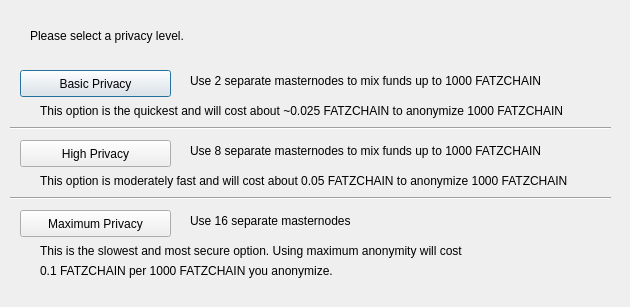
<?xml version="1.0" encoding="UTF-8"?>
<ui version="4.0">
 <class>DarksendConfig</class>
 <widget class="QDialog" name="DarksendConfig">
  <property name="geometry">
   <rect>
    <x>0</x>
    <y>0</y>
    <width>630</width>
    <height>307</height>
   </rect>
  </property>
  <property name="windowTitle">
   <string>Configure Darksend</string>
  </property>
  <widget class="QPushButton" name="buttonBasic">
   <property name="geometry">
    <rect>
     <x>20</x>
     <y>70</y>
     <width>151</width>
     <height>27</height>
    </rect>
   </property>
   <property name="text">
    <string>Basic Privacy</string>
   </property>
  </widget>
  <widget class="QPushButton" name="buttonHigh">
   <property name="geometry">
    <rect>
     <x>20</x>
     <y>140</y>
     <width>151</width>
     <height>27</height>
    </rect>
   </property>
   <property name="text">
    <string>High Privacy</string>
   </property>
  </widget>
  <widget class="QPushButton" name="buttonMax">
   <property name="geometry">
    <rect>
     <x>20</x>
     <y>210</y>
     <width>151</width>
     <height>27</height>
    </rect>
   </property>
   <property name="text">
    <string>Maximum Privacy</string>
   </property>
  </widget>
  <widget class="QLabel" name="label">
   <property name="geometry">
    <rect>
     <x>30</x>
     <y>20</y>
     <width>571</width>
     <height>31</height>
    </rect>
   </property>
   <property name="text">
    <string>Please select a privacy level.</string>
   </property>
  </widget>
  <widget class="QLabel" name="label_2">
   <property name="geometry">
    <rect>
     <x>190</x>
     <y>70</y>
     <width>421</width>
     <height>21</height>
    </rect>
   </property>
   <property name="text">
    <string>Use 2 separate masternodes to mix funds up to 1000 FATZCHAIN</string>
   </property>
  </widget>
  <widget class="QLabel" name="label_3">
   <property name="geometry">
    <rect>
     <x>190</x>
     <y>140</y>
     <width>411</width>
     <height>21</height>
    </rect>
   </property>
   <property name="text">
    <string>Use 8 separate masternodes to mix funds up to 1000 FATZCHAIN</string>
   </property>
  </widget>
  <widget class="QLabel" name="label_4">
   <property name="geometry">
    <rect>
     <x>190</x>
     <y>210</y>
     <width>421</width>
     <height>21</height>
    </rect>
   </property>
   <property name="text">
    <string>Use 16 separate masternodes</string>
   </property>
  </widget>
  <widget class="QLabel" name="label_6">
   <property name="geometry">
    <rect>
     <x>40</x>
     <y>100</y>
     <width>561</width>
     <height>21</height>
    </rect>
   </property>
   <property name="text">
    <string>This option is the quickest and will cost about ~0.025 FATZCHAIN to anonymize 1000 FATZCHAIN</string>
   </property>
  </widget>
  <widget class="QLabel" name="label_7">
   <property name="geometry">
    <rect>
     <x>40</x>
     <y>170</y>
     <width>561</width>
     <height>21</height>
    </rect>
   </property>
   <property name="text">
    <string>This option is moderately fast and will cost about 0.05 FATZCHAIN to anonymize 1000 FATZCHAIN</string>
   </property>
  </widget>
  <widget class="QLabel" name="label_8">
   <property name="geometry">
    <rect>
     <x>40</x>
     <y>240</y>
     <width>561</width>
     <height>21</height>
    </rect>
   </property>
   <property name="text">
    <string>This is the slowest and most secure option. Using maximum anonymity will cost</string>
   </property>
  </widget>
  <widget class="QLabel" name="label_9">
   <property name="geometry">
    <rect>
     <x>40</x>
     <y>260</y>
     <width>561</width>
     <height>21</height>
    </rect>
   </property>
   <property name="text">
    <string>0.1 FATZCHAIN per 1000 FATZCHAIN you anonymize.</string>
   </property>
  </widget>
  <widget class="Line" name="line">
   <property name="geometry">
    <rect>
     <x>10</x>
     <y>120</y>
     <width>601</width>
     <height>16</height>
    </rect>
   </property>
   <property name="orientation">
    <enum>Qt::Horizontal</enum>
   </property>
  </widget>
  <widget class="Line" name="line_2">
   <property name="geometry">
    <rect>
     <x>10</x>
     <y>190</y>
     <width>601</width>
     <height>16</height>
    </rect>
   </property>
   <property name="orientation">
    <enum>Qt::Horizontal</enum>
   </property>
  </widget>
 </widget>
 <resources/>
 <connections/>
</ui>
